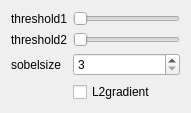
<?xml version="1.0" encoding="UTF-8"?>
<ui version="4.0">
 <class>DialogCanny</class>
 <widget class="QDialog" name="DialogCanny">
  <property name="geometry">
   <rect>
    <x>0</x>
    <y>0</y>
    <width>191</width>
    <height>109</height>
   </rect>
  </property>
  <property name="windowTitle">
   <string>Dialog</string>
  </property>
  <layout class="QGridLayout" name="gridLayout" columnstretch="1,2">
   <item row="0" column="0">
    <widget class="QLabel" name="label">
     <property name="text">
      <string>threshold1</string>
     </property>
    </widget>
   </item>
   <item row="0" column="1">
    <widget class="QSlider" name="sliderThreshold1">
     <property name="maximum">
      <number>255</number>
     </property>
     <property name="orientation">
      <enum>Qt::Horizontal</enum>
     </property>
    </widget>
   </item>
   <item row="1" column="0">
    <widget class="QLabel" name="label_2">
     <property name="text">
      <string>threshold2</string>
     </property>
    </widget>
   </item>
   <item row="1" column="1">
    <widget class="QSlider" name="sliderThreshold2">
     <property name="maximum">
      <number>255</number>
     </property>
     <property name="orientation">
      <enum>Qt::Horizontal</enum>
     </property>
    </widget>
   </item>
   <item row="2" column="0">
    <widget class="QLabel" name="label_3">
     <property name="text">
      <string>sobelsize</string>
     </property>
    </widget>
   </item>
   <item row="2" column="1">
    <widget class="QSpinBox" name="sBSobelSize">
     <property name="minimum">
      <number>3</number>
     </property>
     <property name="maximum">
      <number>7</number>
     </property>
     <property name="singleStep">
      <number>2</number>
     </property>
     <property name="value">
      <number>3</number>
     </property>
    </widget>
   </item>
   <item row="3" column="1">
    <widget class="QCheckBox" name="cBL2">
     <property name="text">
      <string>L2gradient</string>
     </property>
    </widget>
   </item>
  </layout>
 </widget>
 <resources/>
 <connections/>
</ui>
